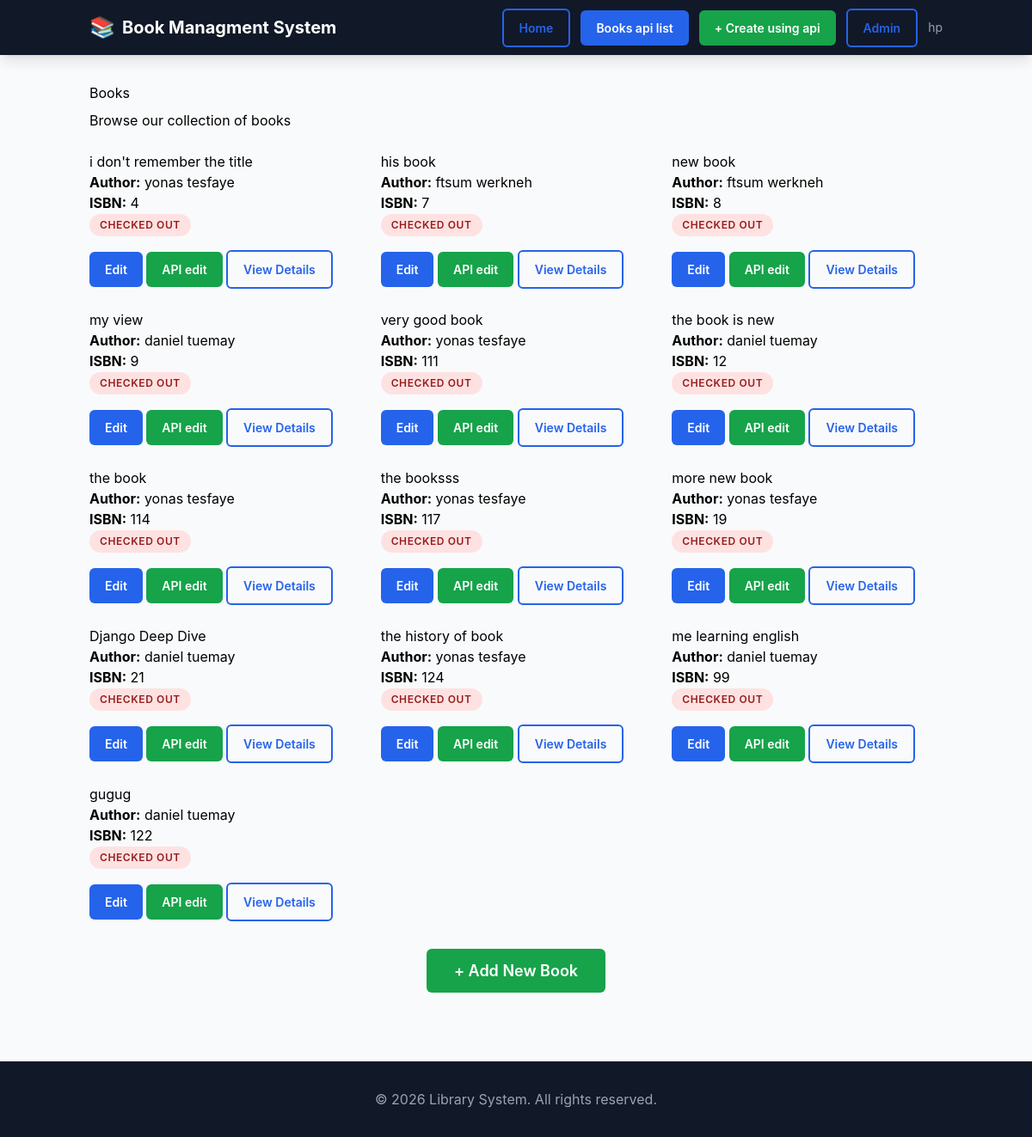
/book/books/ (signed in), run on the app's committed database.
### bookmanagment/models.py (models this page shows, shortened)
class Books(models.Model):
    id=models.IntegerField(primary_key=True,unique=True,null=False,blank=False)
    title=models.CharField(max_length=255)
    author=models.ForeignKey(Author,on_delete=models.CASCADE ,related_name="book")
    isbn=models.IntegerField(unique=True,null=False,blank=False)

class Author(models.Model):
    id=models.IntegerField(primary_key=True,unique=True,null=False,blank=False)
    name=models.CharField(max_length=255)
    bio=models.TextField(null=False,blank=False)
    def __str__(self):
        return self.name

### bookmanagment/views.py (the view)
# urls.py: path('/books/',views.booklist,name='booklist'),
def booklist(request):
    books=Books.objects.all()
    return  render(request,'booklist.html',{'books':books} )

### backend/bookmanagment/templates/booklist.html (shortened to what this page needs)
{% extends "book.html" %}
{% block content %}
<div class="mb-6">
    <h1 class="mb-2">Books</h1>
    <p class="text-muted">Browse our collection of books</p>
</div>
{% if books %}
<div class="books-grid">
    {% for book in books %}
    <div class="card fade-in">
        <div class="card-header" >
            <h2 class="card-title">{{ book.title }}</h2>
        </div>
        <div class="card-body">
            <p class="card-text"><strong>Author:</strong> {{ book.author }}</p>
            <p class="card-text-muted"><strong>ISBN:</strong> {{ book.isbn }}</p>
            {% if book.available %}
            <span class="badge badge-success">Available</span>
            {% else %}
            <span class="badge badge-danger">Checked Out</span>
            {% endif %}
        </div>
        <div class="card-footer">
            <div class="d-flex justify-between align-center">
               <a href="{% url 'update' book.id %}" class="btn btn-primary">Edit</a>
                <a href="{% url 'bookupdateapi' book.id %}" class="btn btn-success">API edit</a>
                <a href="{% url 'bookdetail' book.id %}" class="btn btn-outline">
                    View Details
                </a>
            </div>
        </div>
    </div>
    {% endfor %}
</div>
{% else %}
<div class="alert alert-info">
    <p>No books available in the library yet.</p>
    <a href="{% url 'create' %}" class="btn btn-primary mt-2">Add First Book</a>
</div>
{% endif %}
<div class="mt-8 text-center">
    <a href="{% url 'bookcreate' %}" class="btn btn-success btn-lg">
        + Add New Book
    </a>
</div>
{% endblock %}

### backend/bookmanagment/templates/book.html (shortened to what this page needs)
<!DOCTYPE html>
<html lang="en">
<head>
    <script src="https://cdn.tailwindcss.com"></script>
</head>
<body class="bg-gray-50">
   <nav class="bg-gray-900 text-white shadow-lg sticky top-0 z-50">
    <div class="container mx-auto px-4">
        <div class="flex justify-between items-center h-16">
            <div class="flex items-center space-x-2">
                <span class="text-2xl">📚</span>
                <a href="{% url 'bookhome' %}" class="text-xl font-bold hover:text-blue-300">
                    Book Managment System
                </a>
            </div>
            <div class="flex items-center space-x-3">
                <a href="{% url 'bookhome' %}" class="btn btn-outline">
                    Home
                </a>
                <a href="{% url 'apilist' %}" class="btn btn-primary">
                    Books api list
                </a>
                <a href="{% url 'bookapi' %}" class="btn btn-success">
                    + Create using api
                </a>
                <a href="/admin/" class="btn btn-outline">
                    Admin
                </a>
                {% if user.is_authenticated %}
                    <span class="text-gray-400 text-sm ml-2">
                        {{ user.username }}
                    </span>
                {% endif %}
            </div>
        </div>
    </div>
</nav>
    <main class="container mx-auto px-4 py-8">
        {% block content %}
        {% endblock %}
    </main>
    <footer class="bg-gray-900 text-white mt-12">
        <div class="container mx-auto px-4 py-8">
            <div class="text-center text-gray-400">
                <p>© {% now "Y" %} Library System. All rights reserved.</p>
            </div>
        </div>
    </footer>
</body>
</html>

### backend/bookmanagment/templates/book.html (style rules this page uses)
:root { --primary-color: #2563eb; --secondary-color: #111827; }
* { box-sizing: border-box; margin: 0; padding: 0; }
body { min-height: 100vh; font-family: -apple-system, BlinkMacSystemFont, 'Segoe UI', Roboto, sans-serif; }
html { scroll-behavior: smooth; }
.fade-in { animation: fadeIn 0.3s ease-out; }
.btn { display: inline-block; padding: 10px 18px; border-radius: 6px; font-size: 14px; font-weight: 600; text-decoration: none; border: none; cursor: pointer; transition: 0.2s ease; }
.btn-primary { background: #2563eb; color: white; }
.btn-success { background: #16a34a; color: white; }
.btn-outline { background: transparent; border: 2px solid #2563eb; color: #2563eb; }

### backend/bookmanagment/templates/booklist.html (style rules this page uses)
.books-grid { display: grid; grid-template-columns: repeat(auto-fill, minmax(300px, 1fr)); gap: 1.5rem; margin-bottom: 2rem; }
.card { display: flex; flex-direction: column; height: 100%; }
.card-body { flex: 1; }
.card-footer { margin-top: auto; padding-top: 1rem; border-top: 1px solid var(--border-color); }
.badge { display: inline-block; padding: 0.25rem 0.75rem; border-radius: 9999px; font-size: 0.75rem; font-weight: 600; text-transform: uppercase; letter-spacing: 0.05em; }
.badge-danger { background: #fee2e2; color: #991b1b; }
.text-muted { color: var(--text-light); }
.btn-lg { padding: 0.75rem 2rem; font-size: 1.125rem; }

### data on the page
Books: title "i don't remember the title", author "yonas tesfaye", isbn "4"
Books: title "his book", author "ftsum werkneh", isbn "7"
Books: title "new book", author "ftsum werkneh", isbn "8"
Books: title "my view", author "daniel tuemay", isbn "9"
Books: title "very good book", author "yonas tesfaye", isbn "111"
Books: title "the book is new", author "daniel tuemay", isbn "12"
Books: title "the book", author "yonas tesfaye", isbn "114"
Books: title "the booksss", author "yonas tesfaye", isbn "117"
Books: title "more new book", author "yonas tesfaye", isbn "19"
Books: title "Django Deep Dive", author "daniel tuemay", isbn "21"
Books: title "the history of book", author "yonas tesfaye", isbn "124"
Books: title "me learning english", author "daniel tuemay", isbn "99"
Books: title "gugug", author "daniel tuemay", isbn "122"

### other printed values
{{ user.username }} "hp"
